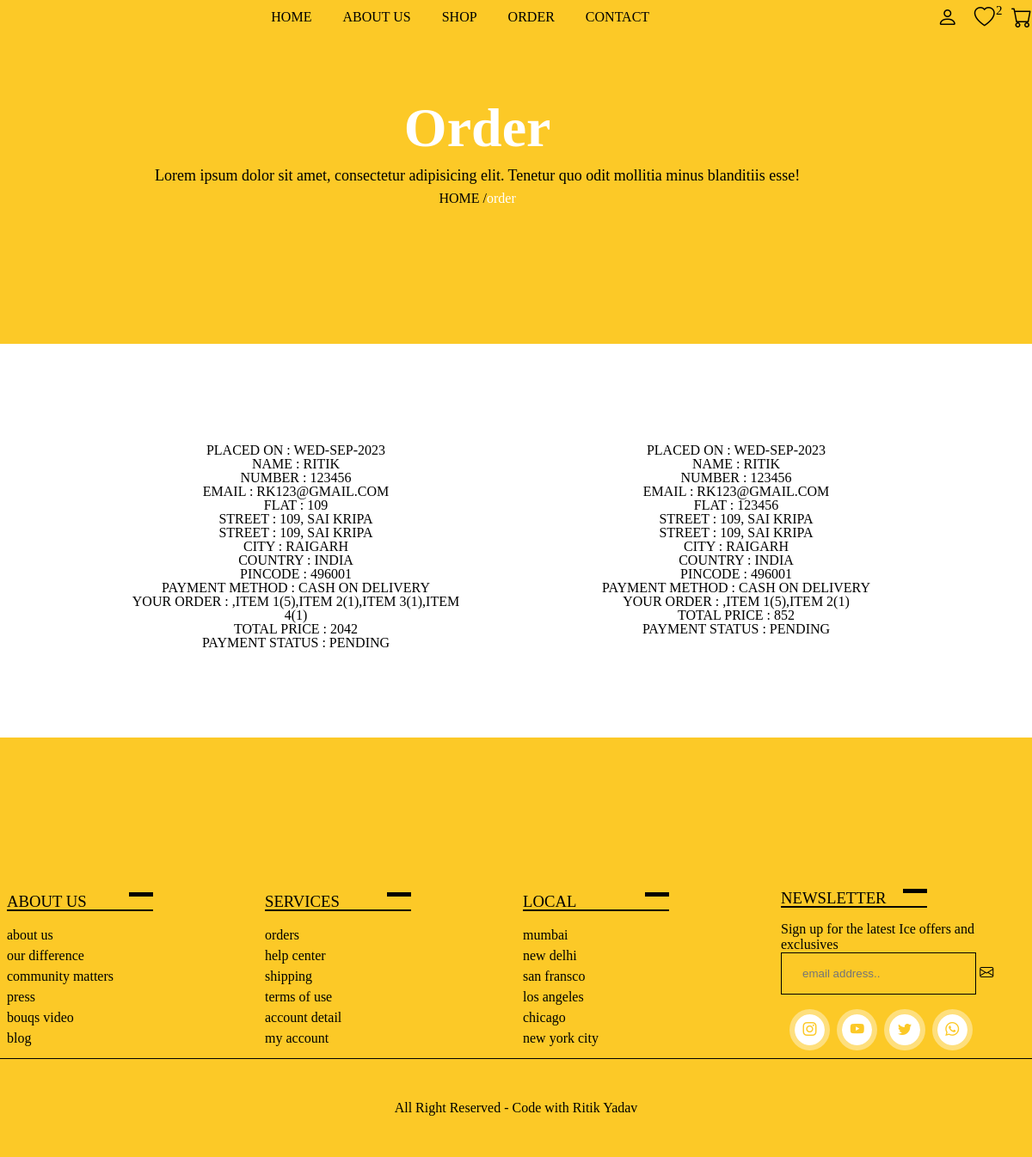
/order.php (signed in), run on the app's committed database.
### tables this page shows
CREATE TABLE `order` (
  `id` int(255) NOT NULL,
  `user_id` int(255) NOT NULL,
  `name` varchar(255) NOT NULL,
  `email` varchar(255) NOT NULL,
  `number` varchar(255) NOT NULL,
  `method` varchar(255) NOT NULL,
  `flat` varchar(255) NOT NULL,
  `street` varchar(255) NOT NULL,
  `city` varchar(255) NOT NULL,
  `country` varchar(255) NOT NULL,
  `pincode` varchar(255) NOT NULL,
  `total_products` varchar(255) NOT NULL,
  `total_price` varchar(255) NOT NULL,
  `placed_on` varchar(255) NOT NULL,
  `payment_status` varchar(255) NOT NULL DEFAULT 'pending'
);

### order.php (the view, shortened to what this page needs)
<?php
include 'connection.php';
$user_id = $_SESSION['user_id'];
?>
<!DOCTYPE html>
<html lang="en">
<head>
    <link rel="stylesheet" href="https://cdn.jsdelivr.net/npm/bootstrap-icons@1.5.0/font/bootstrap-icons.css">
</head>
<body>
    <?php  include 'header.php'; ?>
    <div class="banner">
        <div class="detail">
            <h1>Order</h1>
            <p>Lorem ipsum dolor sit amet, consectetur adipisicing elit. Tenetur quo odit mollitia minus blanditiis
                esse!</p>
            <a href="index.php">Home </a> /<span>order</span>
        </div>
    </div>
    <div class="line2"></div>
    <div class="order-section">
        <div class="box-container">
            <?php
            $select_orders = mysqli_query($conn,"SELECT * FROM `order` WHERE user_id='$user_id'") or die('query failed');
            if(mysqli_num_rows($select_orders)>0){
                while($fetch_orders = mysqli_fetch_assoc($select_orders)){
            ?>
           <div class="box">
            <p>Placed on : <span><?php echo $fetch_orders['placed_on'];?></span></p>
            <p>Name : <span><?php echo $fetch_orders['name'];?></span></p>
            <p>Number : <span><?php echo $fetch_orders['number'];?></span></p>
            <p>Email : <span><?php echo $fetch_orders['email'];?></span></p>
            <p>Flat : <span><?php echo $fetch_orders['flat'];?></span></p>
            <p>Street : <span><?php echo $fetch_orders['street'];?></span></p>
            <p>Street : <span><?php echo $fetch_orders['street'];?></span></p>
            <p>City : <span><?php echo $fetch_orders['city'];?></span></p>
            <p>Country : <span><?php echo $fetch_orders['country'];?></span></p>
            <p>Pincode : <span><?php echo $fetch_orders['pincode'];?></span></p>
            <p>Payment method : <span><?php echo $fetch_orders['method'];?></span></p>
            <p>Your order : <span><?php echo $fetch_orders['total_products'];?></span></p>
            <p>Total price : <span><?php echo $fetch_orders['total_price'];?></span></p>
            <p>Payment status : <span><?php echo $fetch_orders['payment_status'];?></span></p>
           </div>
            <?php
             }
            }else {
                echo '<div class="empty">
                <p>No orders yet !!</p>
                </div>';
            }
            ?>
        </div>
    </div>
    <div class="line2"></div>
    <?php  include 'footer.php'; ?>
</body>
</html>

### style.css (style rules this page uses)
* { margin: 0%; padding: 0%; box-sizing: border-box; user-select: none; }
:root { --box-shadow:0px 0px 0px 6px rgb(255 255 255/40%); --orange: #fcc927; }
a { text-decoration: none; }
.line2,.line3 { width: 100%; height: 100px; margin-top: -3.5rem; }
.banner { background: var(--orange); width: 100%; height: 50vh; position: relative; z-index: 1; }
.banner::before { position: absolute; content: ""; bottom: -18%; right: 0; width: 316px; height: 245px; background-size: 316px; background-repeat: no-repeat; }
.banner .detail { position: absolute; padding: 7rem 0; left: 15%; text-align: center; z-index: 200; }
.banner .detail h1 { font-size: 4rem; color: #fff; text-transform: capitalize; }
.banner .detail p { font-size: 18px; line-height: 2; }
.banner .detail a { text-transform: uppercase; color: #000; }
.banner .detail span { color: #fff; }
.box-container .box { line-height: 2; }
.box-container { padding: 2% 8%; display: grid; grid-template-columns: repeat(auto-fit,minmax(15rem,1fr)); column-gap: 1rem; }
.box-container .box { background: #fff; box-shadow: var(--box-shadow); padding: 2rem; text-align: center; border-radius: 5px; margin: 1rem; }
.box-container .box { text-align: left; padding: 1rem 2rem; }
.box-container { padding: 2% 8%; display: grid; grid-template-columns: repeat(auto-fit,minmax(20rem,1fr)); column-gap: 1rem; }
.box-container .box, .popular-brands-content .card { background:#fff; box-shadow: var(--box-shadow); padding: 2rem; margin: 1rem; text-align: center; border-radius: 10px; line-height: 1; text-transform: uppercase; position: relative; }

### data on the page
order: placed_on "WED-SEP-2023", name "RITIK", number "123456", email "RK123@GMAIL.COM", flat "109", street "109, SAI KRIPA", city "RAIGARH", country "INDIA", pincode "496001", method "CASH ON DELIVERY", total_products ",ITEM 1(5),ITEM 2(1),ITEM 3(1),ITEM 4(1)", total_price "2042", payment_status "PENDING"
order: placed_on "WED-SEP-2023", name "RITIK", number "123456", email "RK123@GMAIL.COM", flat "123456", street "109, SAI KRIPA", city "RAIGARH", country "INDIA", pincode "496001", method "CASH ON DELIVERY", total_products ",ITEM 1(5),ITEM 2(1)", total_price "852", payment_status "PENDING"

### other printed values
$wishlist_num_rows "2"
